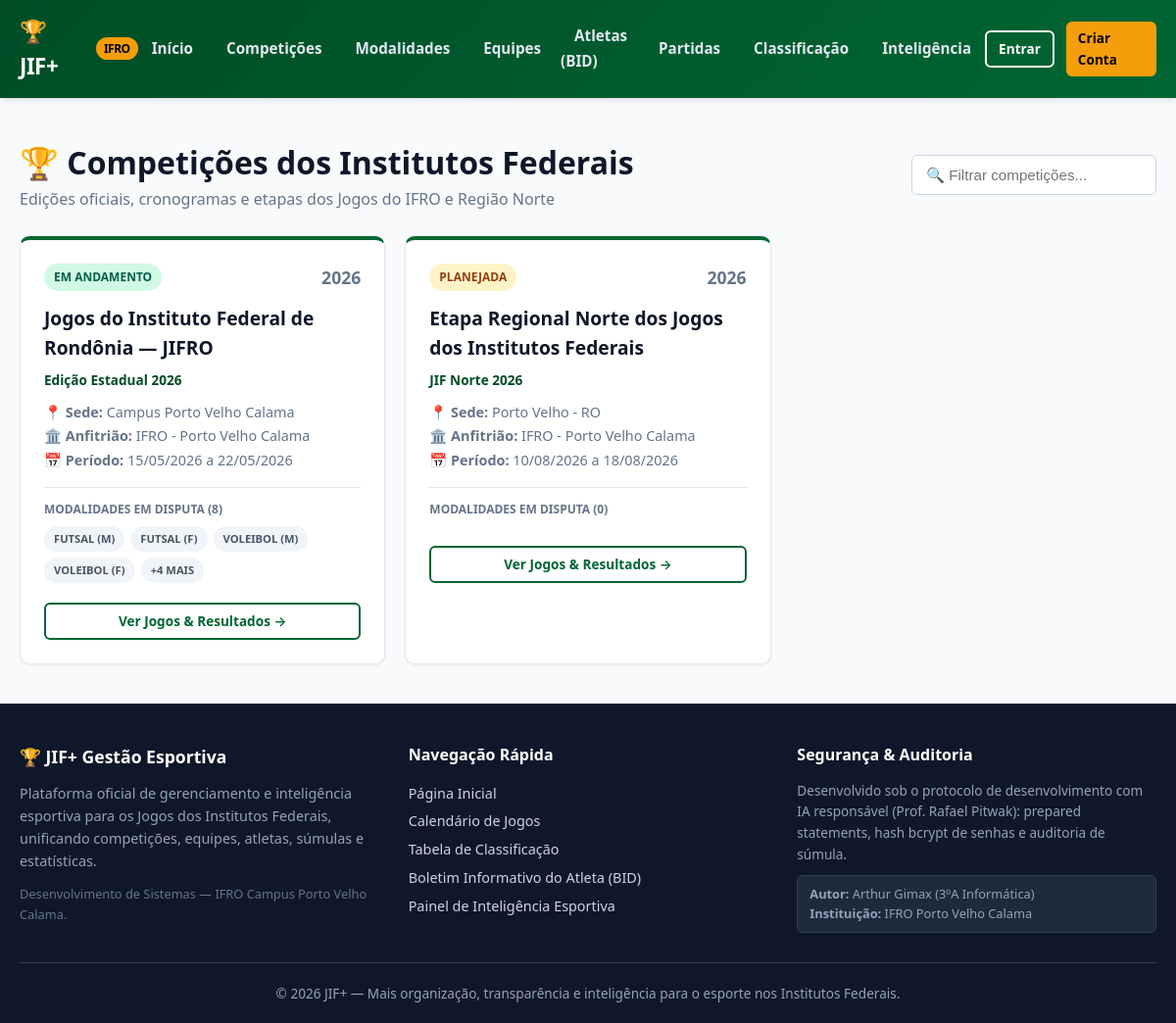
The app's page /competicoes.php with its own data.
### tables this page shows
CREATE TABLE IF NOT EXISTS `competicoes` (
    `id` INT AUTO_INCREMENT PRIMARY KEY,
    `instituicao_organizadora_id` INT NOT NULL,
    `nome` VARCHAR(150) NOT NULL,
    `edicao` VARCHAR(50) NOT NULL,
    `ano` INT NOT NULL,
    `data_inicio` DATE NOT NULL,
    `data_fim` DATE NOT NULL,
    `local_sede` VARCHAR(150) NOT NULL,
    `status` ENUM('planejada', 'em_andamento', 'encerrada') NOT NULL DEFAULT 'planejada',
    CONSTRAINT `fk_competicoes_instituicao`
        FOREIGN KEY (`instituicao_organizadora_id`) REFERENCES `instituicoes` (`id`)
        ON DELETE RESTRICT ON UPDATE CASCADE,
    INDEX `idx_competicoes_status` (`status`),
    INDEX `idx_competicoes_ano` (`ano`)
);

CREATE TABLE IF NOT EXISTS `instituicoes` (
    `id` INT AUTO_INCREMENT PRIMARY KEY,
    `nome` VARCHAR(150) NOT NULL,
    `sigla` VARCHAR(30) NOT NULL,
    `campus` VARCHAR(100) NOT NULL,
    `estado` CHAR(2) NOT NULL,
    INDEX `idx_instituicoes_sigla` (`sigla`),
    INDEX `idx_instituicoes_campus` (`campus`)
);

CREATE TABLE IF NOT EXISTS `modalidades` (
    `id` INT AUTO_INCREMENT PRIMARY KEY,
    `competicao_id` INT NOT NULL,
    `nome` VARCHAR(100) NOT NULL,
    `categoria` ENUM('masculino', 'feminino', 'misto') NOT NULL,
    `tipo` ENUM('coletiva', 'individual') NOT NULL,
    `status` ENUM('ativa', 'inativa') NOT NULL DEFAULT 'ativa',
    CONSTRAINT `fk_modalidades_competicao`
        FOREIGN KEY (`competicao_id`) REFERENCES `competicoes` (`id`)
        ON DELETE CASCADE ON UPDATE CASCADE,
    INDEX `idx_modalidades_nome` (`nome`),
    INDEX `idx_modalidades_categoria` (`categoria`)
);

### competicoes.php (the view, shortened to what this page needs)
<?php
require_once __DIR__ . '/includes/header.php';
$pdo = Database::getConnection();
$stmt = $pdo->query("
    SELECT c.*, inst.nome AS instituicao_nome, inst.sigla AS instituicao_sigla, inst.campus AS instituicao_campus
    FROM competicoes c
    JOIN instituicoes inst ON c.instituicao_organizadora_id = inst.id
    ORDER BY c.ano DESC, c.data_inicio ASC
");
$competicoes = $stmt->fetchAll();
?>
<div class="container" style="padding: 40px 20px;">
    <div style="display:flex;justify-content:space-between;align-items:center;margin-bottom:25px;flex-wrap:wrap;gap:15px;">
        <div>
            <h1 style="font-size:2rem;font-weight:900;color:var(--dark);">🏆 Competições dos Institutos Federais</h1>
            <p style="color:var(--text-muted);">Edições oficiais, cronogramas e etapas dos Jogos do IFRO e Região Norte</p>
        </div>
        <div>
            <input type="text" class="form-control" placeholder="🔍 Filtrar competições..." data-table-filter="#tableCompeticoes" style="width:250px;">
        </div>
    </div>
    <div class="grid-cards" style="margin-top:0;">
        <?php foreach ($competicoes as $c): ?>
            <?php
            $stmtMod = $pdo->prepare("SELECT nome, categoria FROM modalidades WHERE competicao_id = :id AND status = 'ativa'");
            $stmtMod->execute([':id' => $c['id']]);
            $mods = $stmtMod->fetchAll();
            $badgeStatus = match($c['status']) {
                'em_andamento' => ['classe' => 'badge-success', 'texto' => 'Em Andamento'],
                'planejada' => ['classe' => 'badge-warning', 'texto' => 'Planejada'],
                'encerrada' => ['classe' => 'badge-neutral', 'texto' => 'Encerrada'],
                default => ['classe' => 'badge-neutral', 'texto' => $c['status']]
            };
            ?>
            <div class="card" style="border-top:4px solid var(--primary);">
                <div style="display:flex;justify-content:space-between;align-items:flex-start;margin-bottom:12px;">
                    <span class="badge <?= $badgeStatus['classe'] ?>"><?= $badgeStatus['texto'] ?></span>
                    <span style="font-weight:800;color:var(--text-muted);font-size:1.1rem;"><?= $c['ano'] ?></span>
                </div>
                <h3 class="card-title"><?= htmlspecialchars($c['nome']) ?></h3>
                <div style="font-size:0.85rem;color:var(--primary-dark);font-weight:700;margin-bottom:10px;">
                    <?= htmlspecialchars($c['edicao']) ?>
                </div>
                <div style="font-size:0.9rem;color:var(--text-muted);margin-bottom:15px;line-height:1.7;">
                    <div>📍 <strong>Sede:</strong> <?= htmlspecialchars($c['local_sede']) ?></div>
                    <div>🏛️ <strong>Anfitrião:</strong> <?= htmlspecialchars($c['instituicao_sigla']) ?> - <?= htmlspecialchars($c['instituicao_campus']) ?></div>
                    <div>📅 <strong>Período:</strong> <?= date('d/m/Y', strtotime($c['data_inicio'])) ?> a <?= date('d/m/Y', strtotime($c['data_fim'])) ?></div>
                </div>
                <div style="border-top:1px solid var(--border);padding-top:12px;margin-top:12px;">
                    <div style="font-size:0.75rem;text-transform:uppercase;font-weight:700;color:var(--text-muted);margin-bottom:8px;">
                        Modalidades em Disputa (<?= count($mods) ?>)
                    </div>
                    <div style="display:flex;flex-wrap:wrap;gap:6px;">
                        <?php foreach (array_slice($mods, 0, 4) as $m): ?>
                            <span class="badge badge-neutral" style="font-size:0.7rem;">
                                <?= htmlspecialchars($m['nome']) ?> (<?= htmlspecialchars(mb_substr($m['categoria'], 0, 1)) ?>)
                            </span>
                        <?php endforeach; ?>
                        <?php if (count($mods) > 4): ?>
                            <span class="badge badge-neutral" style="font-size:0.7rem;">+<?= count($mods) - 4 ?> mais</span>
                        <?php endif; ?>
                    </div>
                </div>
                <div style="margin-top:20px;">
                    <a href="partidas.php?competicao_id=<?= $c['id'] ?>" class="btn btn-sm btn-outline" style="width:100%;">
                        Ver Jogos & Resultados &rarr;
                    </a>
                </div>
            </div>
        <?php endforeach; ?>
    </div>
</div>
<?php require_once __DIR__ . '/includes/footer.php'; ?>

### assets/css/style.css (style rules this page uses)
:root { --primary: #006633; --primary-dark: #004d26; --primary-light: #059669; --secondary: #f59e0b; --secondary-hover: #d97706; --accent: #2563eb; --dark: #0f172a; --dark-surface: #1e293b; --light-bg: #f8fafc; --card-bg: #ffffff; --border: #e2e8f0; --text-main: #1e293b; --text-muted: #64748b; --text-light: #f8fafc; --danger: #ef4444; --success: #10b981; --warning: #f59e0b; --info: #0284c7; --radius-sm: 6px; --radius-md: 10px; --radius-lg: 16px; --shadow-sm: 0 1px 3px rgba(0,0,0,0.06); --shadow-md: 0 4px 6px -1px rgba(0,0,0,0.08), 0 2px 4px -2px rgba(0,0,0,0.06); --shadow-lg: 0 10px 15px -3px rgba(0,0,0,0.1), 0 4px 6px -4px rgba(0,0,0,0.08); --transition: all 0.2s cubic-bezier(0.4, 0, 0.2, 1); }
* { margin: 0; padding: 0; box-sizing: border-box; }
body { font-family: 'Segoe UI', system-ui, -apple-system, BlinkMacSystemFont, Roboto, sans-serif; background-color: var(--light-bg); color: var(--text-main); line-height: 1.6; min-height: 100vh; display: flex; flex-direction: column; }
a { color: var(--primary); text-decoration: none; transition: var(--transition); }
.container { width: 100%; max-width: 1200px; margin: 0 auto; padding: 0 20px; }
.btn { display: inline-flex; align-items: center; justify-content: center; gap: 8px; padding: 10px 20px; font-size: 0.95rem; font-weight: 600; border-radius: var(--radius-sm); border: none; cursor: pointer; transition: var(--transition); text-decoration: none; }
.btn-outline { background: transparent; border: 2px solid var(--primary); color: var(--primary); }
.btn-sm { padding: 6px 12px; font-size: 0.85rem; }
.grid-cards { display: grid; grid-template-columns: repeat(auto-fill, minmax(280px, 1fr)); gap: 20px; margin-top: 24px; }
.card { background: var(--card-bg); border-radius: var(--radius-md); border: 1px solid var(--border); padding: 24px; box-shadow: var(--shadow-sm); transition: var(--transition); position: relative; overflow: hidden; }
.card-title { font-size: 1.2rem; font-weight: 700; color: var(--dark); margin-bottom: 6px; }
.badge { display: inline-flex; align-items: center; gap: 4px; padding: 4px 10px; border-radius: 20px; font-size: 0.75rem; font-weight: 700; text-transform: uppercase; }
.badge-success { background: #d1fae5; color: #065f46; }
.badge-warning { background: #fef3c7; color: #92400e; }
.badge-neutral { background: #f1f5f9; color: #475569; }
.form-control { width: 100%; padding: 11px 14px; font-size: 0.95rem; border: 1px solid #cbd5e1; border-radius: var(--radius-sm); background-color: #ffffff; color: var(--text-main); transition: var(--transition); }

### records on screen
competicoes: status "EM ANDAMENTO", ano "2026", nome "Jogos do Instituto Federal de Rondônia — JIFRO", edicao "Edição Estadual 2026", local_sede "Campus Porto Velho Calama", instituicao_organizadora.sigla "IFRO", instituicao_organizadora.campus "Porto Velho Calama", data_inicio "15/05/2026", data_fim "22/05/2026", count($mods) "8", count($mods) - 4 "4", $c['id'] 1 (drawn)
modalidades: nome "FUTSAL", categoria "M"
modalidades: nome "FUTSAL", categoria "F"
modalidades: nome "VOLEIBOL", categoria "M"
modalidades: nome "VOLEIBOL", categoria "F"
competicoes: status "PLANEJADA", ano "2026", nome "Etapa Regional Norte dos Jogos dos Institutos Federais", edicao "JIF Norte 2026", local_sede "Porto Velho - RO", instituicao_organizadora.sigla "IFRO", instituicao_organizadora.campus "Porto Velho Calama", data_inicio "10/08/2026", data_fim "18/08/2026", count($mods) "0"
